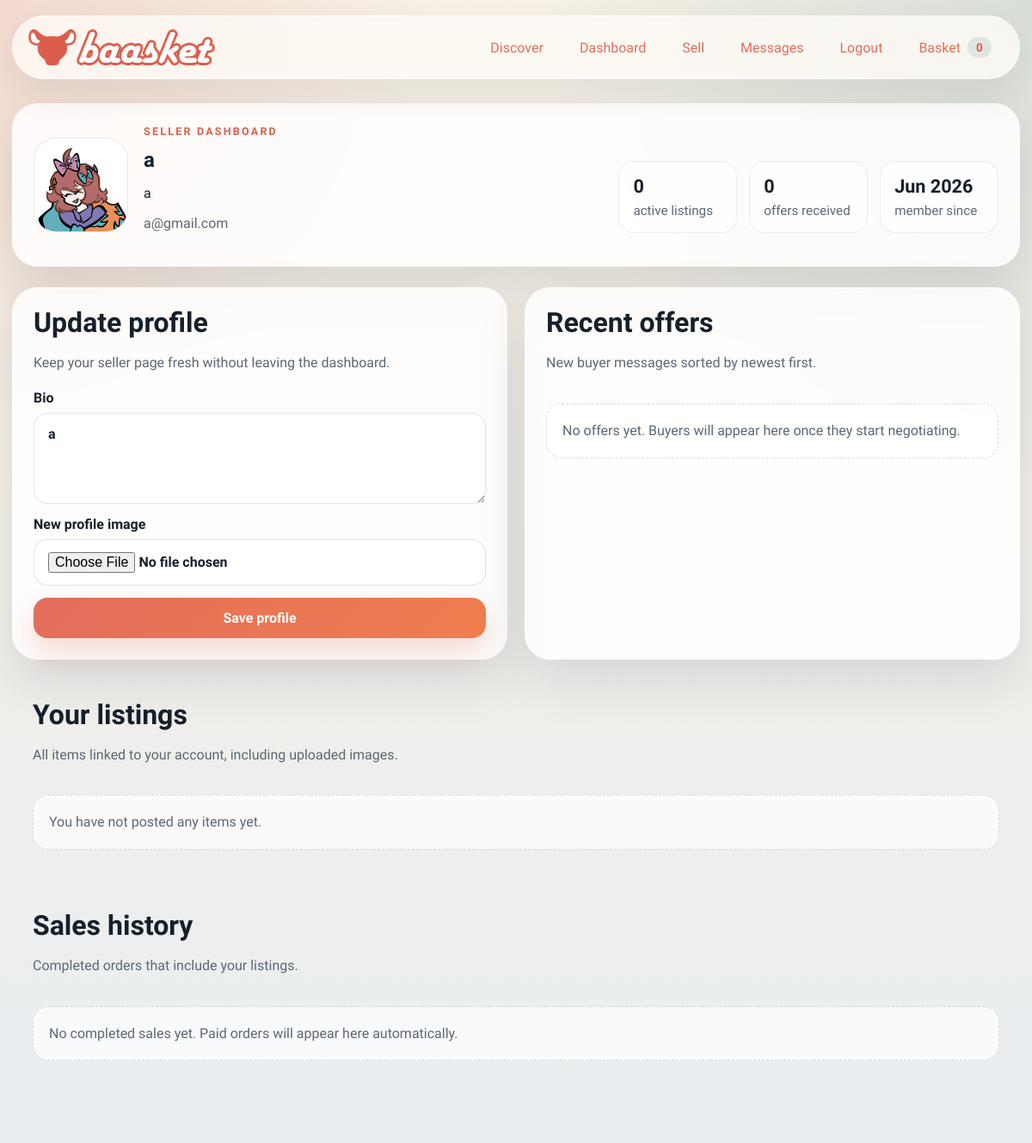
/dashboard (signed in), run on an earlier commit of the app's database.
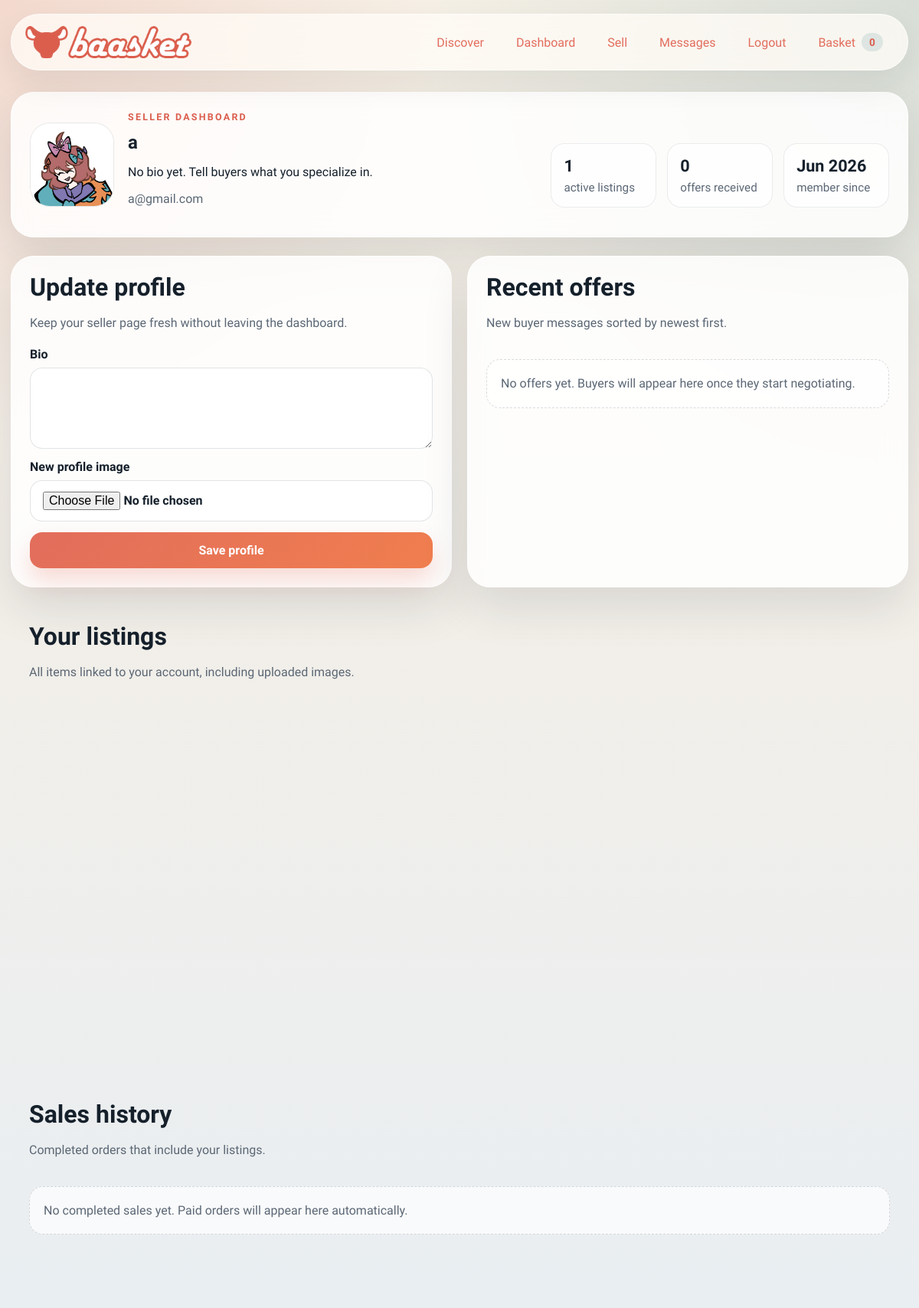
And on a later commit of the database.
### models.py (models this page shows, shortened)
class User(db.Model, UserMixin):
    id = db.Column(db.Integer, primary_key=True)
    username = db.Column(db.String(80), unique=True, nullable=False, index=True)
    email = db.Column(db.String(120), unique=True, nullable=False, index=True)
    password_hash = db.Column(db.String(255), nullable=False)
    bio = db.Column(db.String(280), nullable=False, default="")
    profile_image = db.Column(db.String(255), nullable=False, default="")
    created_at = db.Column(db.DateTime, nullable=False, default=datetime.utcnow)
    legal_name = db.Column(db.String(140), nullable=True, default="")
    ic_number = db.Column(db.String(64), nullable=True, default="")
    home_address = db.Column(db.String(255), nullable=True, default="")
    city = db.Column(db.String(80), nullable=True, default="")
    region = db.Column(db.String(80), nullable=True, default="")
    phone_number = db.Column(db.String(40), nullable=True, default="")
    country = db.Column(db.String(80), nullable=True, default="")
    last_seen = db.Column(db.DateTime, nullable=True)
    listings = db.relationship("ListingModel", foreign_keys="[ListingModel.seller_id]", backref="seller", lazy=True, cascade="all, delete-orphan")
    @property
    def profile_image_url(self) -> str:
        if self.profile_image:
            return f"/static/{self.profile_image}"
        return "/static/assets/logo/baasket_logo.png"

### main.py (the view, shortened to what this page needs)
	@app.route("/dashboard", methods=["GET", "POST"])
	@login_required
	def dashboard() -> str:
		listings = (
			Item.query.filter_by(seller_id=current_user.id)
			.order_by(Item.created_at.desc())
			.all()
		)
		recent_offers = (
			Offer.query.join(Item)
			.filter(Item.seller_id == current_user.id)
			.order_by(Offer.created_at.desc())
			.limit(12)
			.all()
		)
		sales_history = _sales_history_for_user(current_user.id)
		stats = _listing_stats_for_user(current_user.id)
		return render_template(
			"dashboard.html",
			title="Seller Dashboard | Baasket",
			listings=listings,
			recent_offers=recent_offers,
			sales_history=sales_history,
			stats=stats,
		)

### main.py (called while the page is built)
def _money(value: object) -> str:
	amount = Decimal(str(value))
	return f"S${amount:,.2f}"

def _listing_stats_for_user(user_id: int) -> dict[str, int]:
	listings = Item.query.filter_by(seller_id=user_id).all()
	offer_count = sum(len(listing.offers) for listing in listings)
	return {
		"listings": len(listings),
		"offers": offer_count,
	}

def _sales_history_for_user(user_id: int) -> list[dict[str, object]]:
	order_items = (
		OrderItemModel.query.join(Item, OrderItemModel.listing_id == Item.id)
		.join(OrderModel, OrderItemModel.order_id == OrderModel.id)
		.filter(Item.seller_id == user_id)
		.order_by(OrderModel.created_at.desc(), OrderItemModel.id.desc())
		.all()
	)
	return [
		{
			"order": item.order,
			"item": item,
			"listing": db.session.get(Item, item.listing_id),
		}
		for item in order_items
	]

### models.py (called while the page is built)
@login_manager.user_loader
def load_user(user_id: str) -> User | None:
    if not user_id.isdigit():
        return None
    return db.session.get(User, int(user_id))

    @property
    def image_data(self) -> str:
        if self.image_path:
            return f"/static/{self.image_path}"
        return self.seed_image_data or "/static/assets/logo/baasket_logo.png"

    @property
    def offer_count(self) -> int:
        return len(self.offers)

### payment.py (called while the page is built)
    def options(self) -> tuple[dict[str, object], ...]:
        return tuple(
            {
                "code": strategy.code,
                "label": strategy.label,
                "fee_rate": getattr(strategy, "fee_rate", Decimal("0.00")),
            }
            for strategy in self._strategies.values()
        )

### templates/dashboard.html
{% extends "base.html" %}
{% block content %}
<section class="dashboard-hero card-surface reveal" data-reveal>
  <div class="dashboard-profile">
    <img src="{{ current_user.profile_image_url }}" alt="{{ current_user.username }} profile image" class="dashboard-avatar">
    <div>
      <p class="eyebrow">Seller dashboard</p>
      <h1>{{ current_user.username }}</h1>
      <p>{{ current_user.bio or "No bio yet. Tell buyers what you specialize in." }}</p>
      <p class="muted-text">{{ current_user.email }}</p>
    </div>
  </div>
  <div class="hero-stats dashboard-stats">
    <article>
      <strong>{{ stats.listings }}</strong>
      <span>active listings</span>
    </article>
    <article>
      <strong>{{ stats.offers }}</strong>
      <span>offers received</span>
    </article>
    <article>
      <strong>{{ current_user.created_at.strftime('%b %Y') }}</strong>
      <span>member since</span>
    </article>
  </div>
</section>
<section class="detail-grid secondary-grid">
  <article class="card-surface reveal" data-reveal>
    <div class="section-heading compact">
      <h2>Update profile</h2>
      <p>Keep your seller page fresh without leaving the dashboard.</p>
    </div>
    <form method="post" class="stack-form" enctype="multipart/form-data">
      <label>
        Bio
        <textarea name="bio" rows="4">{{ current_user.bio }}</textarea>
      </label>
      <label>
        New profile image
        <input type="file" name="profile_image" accept="image/*">
      </label>
      <button type="submit" class="primary-button">Save profile</button>
    </form>
  </article>
  <article class="card-surface reveal" data-reveal>
    <div class="section-heading compact">
      <h2>Recent offers</h2>
      <p>New buyer messages sorted by newest first.</p>
    </div>
    <div class="feed-list compact-feed">
      {% for offer in recent_offers %}
        <article class="feed-item small">
          <span class="feed-dot"></span>
          <div>
            <strong>{{ offer.buyer_display }} · {{ offer.amount_label }}</strong>
            <p>{{ offer.listing.title }}</p>
          </div>
        </article>
      {% else %}
        <p class="empty-state">No offers yet. Buyers will appear here once they start negotiating.</p>
      {% endfor %}
    </div>
  </article>
</section>
<section class="section-block">
  <div class="section-heading">
    <div>
      <h2>Your listings</h2>
      <p>All items linked to your account, including uploaded images.</p>
    </div>
  </div>
  <div class="listing-grid compact-grid">
    {% for listing in listings %}
      <article class="product-card reveal" data-reveal>
        <a href="{{ url_for('listing_detail', listing_id=listing.id) }}" class="product-image-wrap">
          <img src="{{ listing.image_data }}" alt="{{ listing.title }}">
          <span class="badge">{{ listing.badge }}</span>
        </a>
        <div class="product-copy">
          <p class="product-category">{{ listing.category }}</p>
          <h3><a href="{{ url_for('listing_detail', listing_id=listing.id) }}">{{ listing.title }}</a></h3>
          <p class="product-meta">{{ listing.condition }} · {{ listing.location }}</p>
          <div class="price-row">
            <strong>{{ listing.price|money }}</strong>
            <div class="dashboard-actions">
              <span class="dashboard-count">{{ listing.offer_count }} offers</span>
              <form method="post" action="{{ url_for('delete_listing', listing_id=listing.id) }}">
                <button type="submit" class="ghost-button">Delete</button>
              </form>
            </div>
          </div>
        </div>
      </article>
    {% else %}
      <div class="empty-state wide">You have not posted any items yet.</div>
    {% endfor %}
  </div>
</section>
<section class="section-block">
  <div class="section-heading">
    <div>
      <h2>Sales history</h2>
      <p>Completed orders that include your listings.</p>
    </div>
  </div>
  <div class="feed-list">
    {% for entry in sales_history %}
      <article class="feed-item">
        <span class="feed-dot"></span>
        <div>
          <strong>{{ entry.item.title }} · {{ entry.item.line_total_label }}</strong>
          <p>Order {{ entry.order.reference }} for {{ entry.order.buyer_name }} on {{ entry.order.created_at.strftime('%d %b %Y') }}</p>
        </div>
        <div class="dashboard-actions">
          <span class="dashboard-count">Qty {{ entry.item.quantity }}</span>
          <span class="dashboard-count">{{ entry.order.payment_method }}</span>
        </div>
      </article>
    {% else %}
      <div class="empty-state wide">No completed sales yet. Paid orders will appear here automatically.</div>
    {% endfor %}
  </div>
</section>
{% endblock %}

### templates/base.html (shortened to what this page needs)
<!doctype html>
<html lang="en">
<head>
  <link rel="stylesheet" href="{{ url_for('static', filename='css/styles.css') }}">
</head>
<body>
  <div class="page-shell"></div>
  <header class="topbar">
    <a class="brand" href="{{ url_for('index') }}">
      <img src="{{ brand_logo }}" alt="Baasket logo" class="brand-logo">
    </a>
    <nav class="nav-links">
      <a href="{{ url_for('index') }}">Discover</a>
      {% if current_user.is_authenticated %}
        <a href="{{ url_for('dashboard') }}">Dashboard</a>
        <a href="{{ url_for('sell') }}">Sell</a>
        <a href="{{ url_for('messages_inbox') }}">
          Messages
        </a>
        <a href="{{ url_for('logout') }}">Logout</a>
      {% else %}
        <a href="{{ url_for('login') }}">Login</a>
        <a href="{{ url_for('register') }}">Create account</a>
      {% endif %}
      {% if current_user.is_authenticated %}
        <a href="{{ url_for('cart_view') }}">Basket <span class="pill">{{ cart_count }}</span></a>
      {% endif %}
    </nav>
  </header>
  <main class="app-main">
    {% block content %}{% endblock %}
  </main>
</body>
</html>

What changed in the data, as far as the page shows it:
changed User "a@gmail.com": bio "a" → "No bio yet. Tell buyers what you specialize in."; bio "a" → (not shown)
Also different on the page:
{{ stats.listings }}: "0" → "1"
text no longer shown: "You have not posted any items yet."
